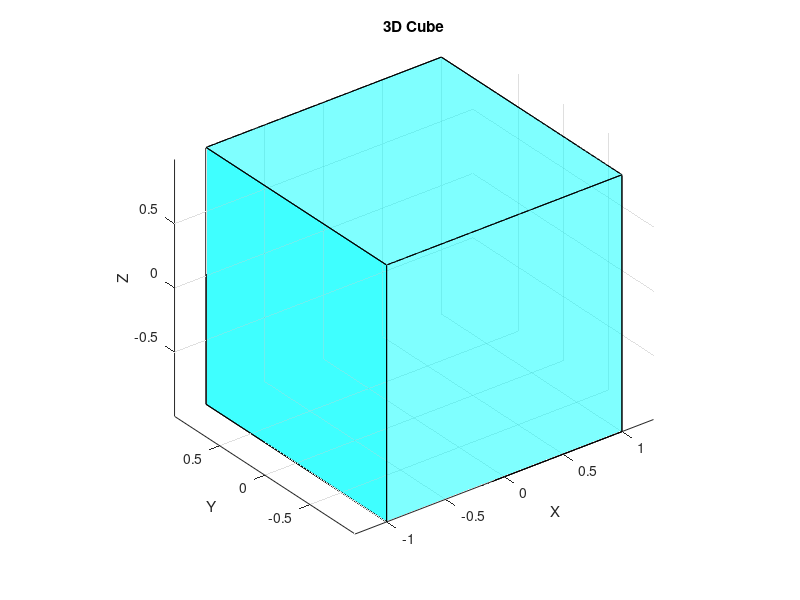
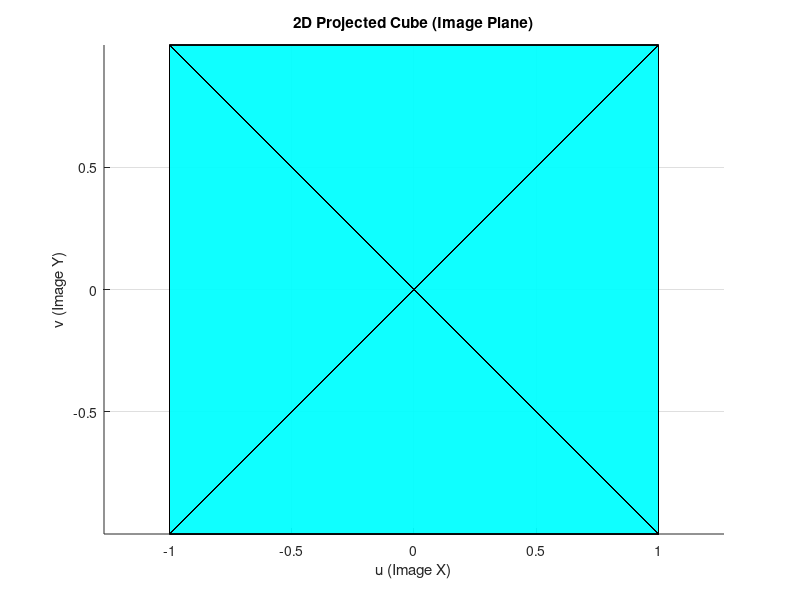
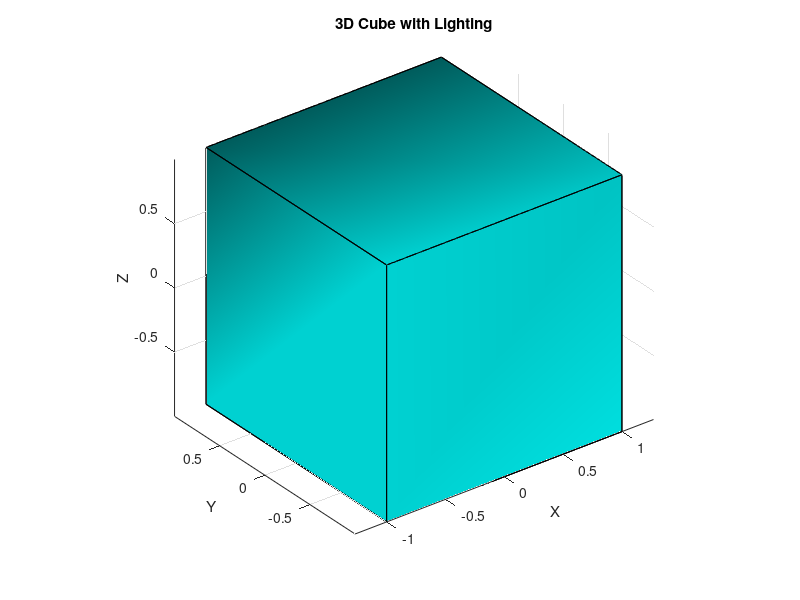

Reproduce these figures in MATLAB, in order.
% 3D Object Rendering and Image Formation Using Pinhole Camera Model

clc;
clear;

% Step 1: Define a 3D Object (Cube)
cube_vertices = [-1, -1, -1;
                 -1, -1,  1;
                 -1,  1, -1;
                 -1,  1,  1;
                  1, -1, -1;
                  1, -1,  1;
                  1,  1, -1;
                  1,  1,  1];
              
cube_faces = [1, 2, 6, 5;
              2, 4, 8, 6;
              4, 3, 7, 8;
              3, 1, 5, 7;
              1, 2, 4, 3;
              5, 6, 8, 7];

% Display 3D Cube
figure;
patch('Vertices', cube_vertices, 'Faces', cube_faces, ...
      'FaceColor', 'cyan', 'EdgeColor', 'black', 'FaceAlpha', 0.5);
title('3D Cube');
xlabel('X');
ylabel('Y');
zlabel('Z');
grid on;
axis equal;
view(3);  % 3D view

% Step 2: Camera Model and Image Projection
focal_length = 1;  % Focal length
camera_position = [0, 0, 0];  % Camera at origin

projected_points = [];
for i = 1:size(cube_vertices, 1)
    X = cube_vertices(i, 1);
    Y = cube_vertices(i, 2);
    Z = cube_vertices(i, 3);
    
    % Pinhole camera projection
    u = (focal_length / Z) * X;
    v = (focal_length / Z) * Y;
    
    projected_points = [projected_points; u, v];
end

% Display 2D Projection
figure;
patch('Vertices', projected_points, 'Faces', cube_faces, ...
      'FaceColor', 'cyan', 'EdgeColor', 'black', 'FaceAlpha', 0.5);
title('2D Projected Cube (Image Plane)');
xlabel('u (Image X)');
ylabel('v (Image Y)');
grid on;
axis equal;

% Step 3: Enhance 3D Cube with Lighting
figure;
patch('Vertices', cube_vertices, 'Faces', cube_faces, ...
      'FaceColor', 'cyan', 'EdgeColor', 'black', 'FaceAlpha', 0.7, ...
      'FaceLighting', 'gouraud', 'AmbientStrength', 0.3);
camlight('headlight');
material('dull');
title('3D Cube with Lighting');
xlabel('X');
ylabel('Y');
zlabel('Z');
grid on;
axis equal;
view(3);
